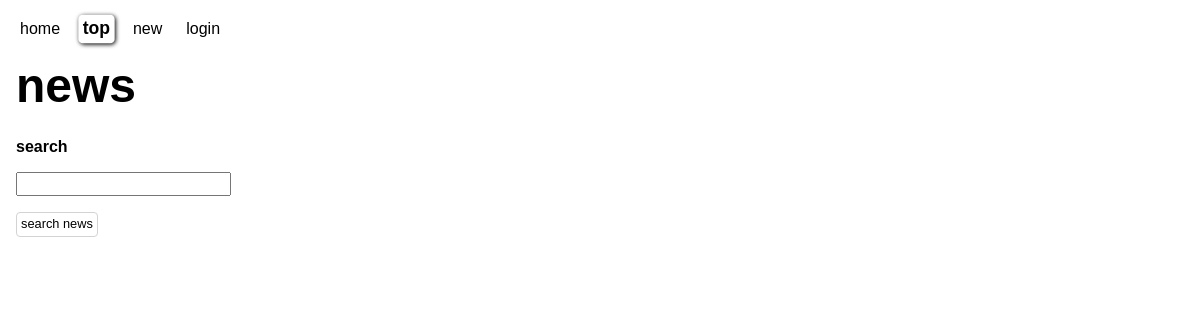
Page /index.php?order_by=top on the earlier database version.
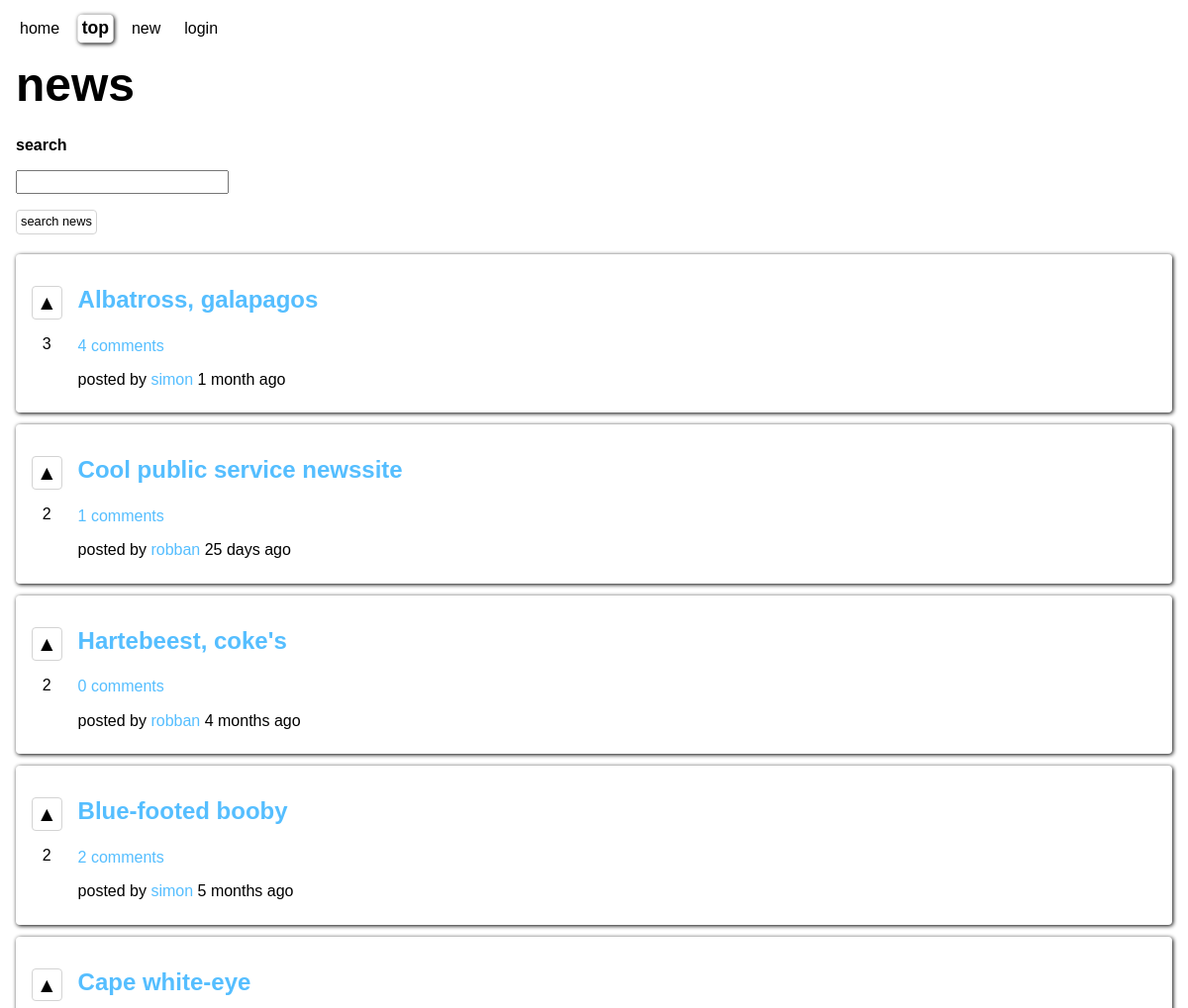
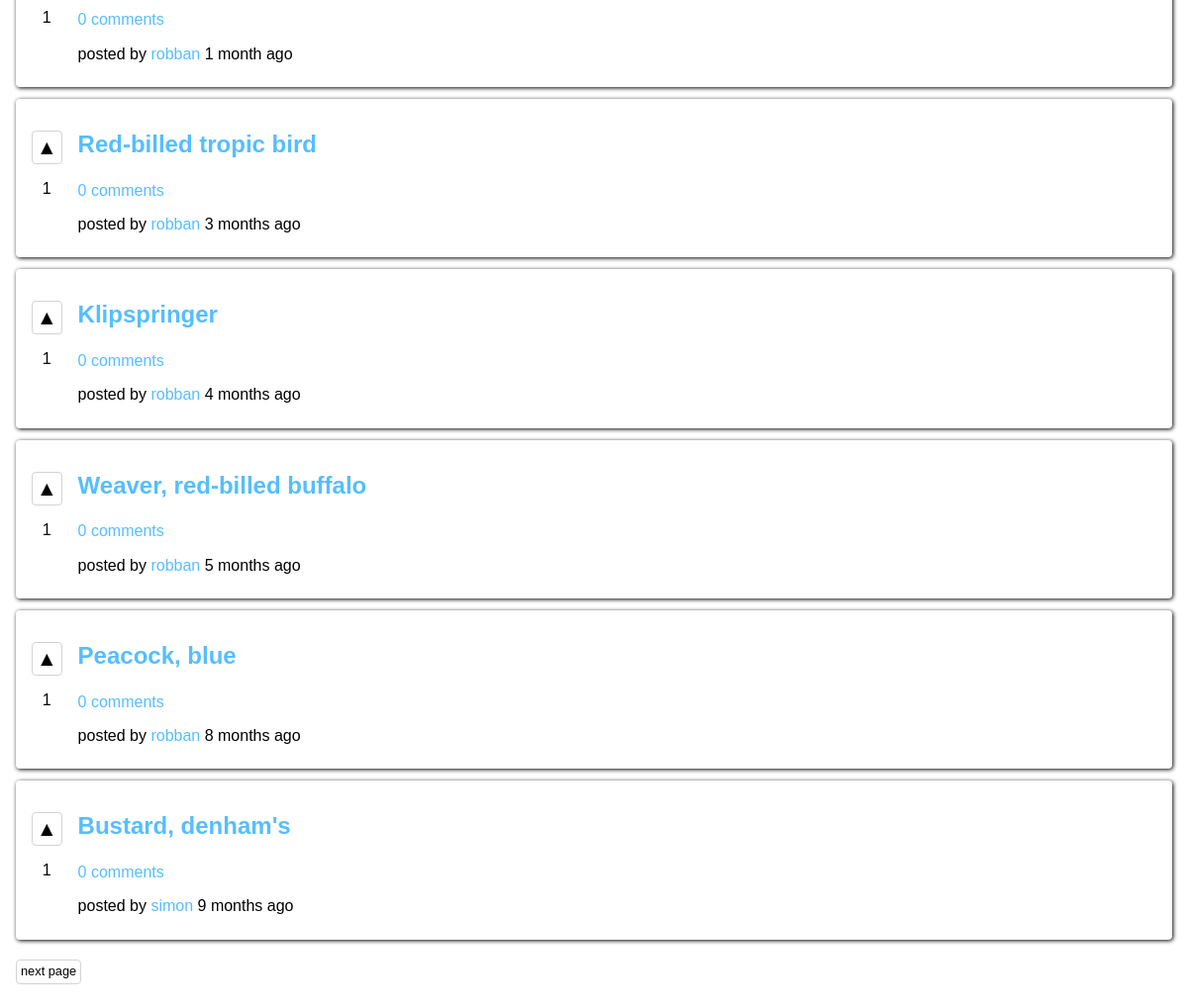
Same page on the later database version (2 pictures, top to bottom).
### tables this page shows
CREATE TABLE posts (
	id INTEGER NOT NULL PRIMARY KEY AUTOINCREMENT UNIQUE,
	user_id INTEGER NOT NULL,
	title VARCHAR NOT NULL,
	description VARCHAR NOT NULL,
	url VARCHAR NOT NULL,
	creation_time DATETIME NOT NULL
);

CREATE TABLE users (
	id INTEGER NOT NULL PRIMARY KEY AUTOINCREMENT UNIQUE,
	user_name VARCHAR NOT NULL UNIQUE,
	email VARCHAR NOT NULL UNIQUE,
	password VARCHAR NOT NULL,
	bio VARCHAR,
	image_url VARCHAR
);

### app/functions.php (called while the page is built, shortened)
<?php
function userLoggedIn(): bool
{
    return false;
}
function getAge(string $birth): string
{
    $today = new DateTime();
    $birth = new DateTime($birth);
    $interval = $today->diff($birth);
    if ($interval->m === 1) {
        return $interval->m . " month ago";
    } else if ($interval->m > 0) {
        return $interval->m . " months ago";
    }
    if ($interval->m === 0 && $interval->days === 1) {
        return $interval->days . " day ago";
    } elseif ($interval->m === 0 && $interval->days > 0) {
        return $interval->days . " days ago";
    }
    return "today";
}
function fetchPoster(int $id, PDO $db): ?string
{
    $stmnt = $db->prepare("SELECT user_name FROM users WHERE id = :id;");
    $stmnt->bindParam(":id", $id, PDO::PARAM_INT);
    $stmnt->execute();
    $result = $stmnt->fetch(PDO::FETCH_ASSOC);
    return $result['user_name'];
}
function fetchPosts(int $page, PDO $db, bool $orderByUpvotes = false): array
{
    $offset = 0;
    $sql = "";
    $numberOfPosts = fetchTotalNumberOfPosts($db);
    for ($i = 0; $i < $page; $i++) {
        $offset += 10;
        if ($offset >= $numberOfPosts) {
            $offset = $numberOfPosts - 10;
        }
    }
    if ($orderByUpvotes) {
        $sql = "SELECT
        p.*,
        COALESCE(v.upvote_count, 0) AS upvotes,
        COALESCE(c.comment_count, 0) AS comments
        FROM posts p
        LEFT OUTER JOIN (
            SELECT post_id, COUNT(post_id) AS upvote_count
            FROM upvotes
            GROUP BY post_id
        ) v
        ON p.id = v.post_id
        LEFT OUTER JOIN (
            SELECT post_id, COUNT(post_id) AS comment_count
            FROM COMMENTS
            GROUP BY post_id
        ) c
        ON p.id = c.post_id
        ORDER BY upvotes DESC, p.creation_time DESC
        LIMIT 10 OFFSET :offset;";
    }
    $stmnt = $db->prepare($sql);
    $stmnt->bindParam(":offset", $offset, PDO::PARAM_INT);
    $stmnt->execute();
    $result = $stmnt->fetchAll(PDO::FETCH_ASSOC);
    return $result;
}
function fetchTotalNumberOfPosts(PDO $db): int
{
    $stmnt = $db->query("SELECT COUNT(id) as 'number-of-posts' FROM posts");
    $stmnt->execute();
    $result = $stmnt->fetch(PDO::FETCH_ASSOC);
    return (int)$result['number-of-posts'];
}

### index.php (the view, shortened to what this page needs)
<?php
require __DIR__ . '/app/autoload.php';
require __DIR__ . '/views/header.php';
if (isset($_GET['page'])) {
    $page = (int)filter_var($_GET['page'], FILTER_SANITIZE_NUMBER_INT);
} else {
    $page = 0;
}
if (isset($_GET['order_by'])) {
    $order = filter_var($_GET['order_by'], FILTER_SANITIZE_STRING);
    if ($order === 'new') {
        $posts = fetchPosts($page, $db);
    } elseif ($order === 'top') {
        $posts = fetchPosts($page, $db, true);
    } else {
        header('location: /');
        exit;
    }
}
?>
<header>
    <h1>news</h1>
</header>
<main>
    <section class="search-field">
        <form action="/view.php" method="get">
            <label for="query">search</label>
            <input type="search" name="query" id="query" required>
            <button type="submit">search news</button>
        </form>
    </section>
    <section class="posts">
        <?php foreach ($posts as $post) : ?>
            <article class="post">
                <div class="votes">
                    <?php if (userLoggedIn() && userUpvote($_SESSION['user']['id'], $post['id'], $db)) : ?>
                        <button class="vote active" data-post="<?= $post['id'] ?>">▲</button>
                    <?php elseif (userLoggedIn() && !userUpvote($_SESSION['user']['id'], $post['id'], $db)) : ?>
                        <button class="vote" data-post="<?= $post['id'] ?>">▲</button>
                    <?php else : ?>
                        <button class="vote">▲</button>
                    <?php endif; ?>
                    <p class="upvotes"><?= $post['upvotes'] ?></p>
                </div>
                <div class="content">
                    <a href="<?= $post['url'] ?>">
                        <h2><?= $post['title'] ?></h2>
                    </a>
                    <a class="view" href="/view.php?view=post&post_id=<?= $post['id'] ?>">
                        <?= $post['comments'] ?> comments
                    </a>
                    <p> posted by
                        <a href="/view.php?view=profile&user_id=<?= $post['user_id'] ?>">
                            <?= fetchPoster($post['user_id'], $db) ?>
                        </a>
                        <?= getAge($post['creation_time']) ?>
                    </p>
                </div>
            </article>
        <?php endforeach; ?>
    </section>
    <?php if (sizeof($posts) === 10) : ?>
        <a class="button" href="index.php?page=<?= $page + 1 ?>&order_by=<?= $order ?>">next page</a>
    <?php endif; ?>
</main>
<?php
require __DIR__ . '/views/footer.php';
?>

Differences in the rows shown:
added posts: upvotes "3", title "Albatross, galapagos", comments "4", user.user_name "simon", creation_time "1 month ago"
added posts: upvotes "2", title "Cool public service newssite", comments "1", user.user_name "robban", creation_time "25 days ago"
added posts: upvotes "2", title "Hartebeest, coke's", comments "0", user.user_name "robban", creation_time "4 months ago"
added posts: upvotes "2", title "Blue-footed booby", comments "2", user.user_name "simon", creation_time "5 months ago"
added posts: upvotes "1", title "Cape white-eye", comments "0", user.user_name "robban", creation_time "1 month ago"
added posts: upvotes "1", title "Red-billed tropic bird", comments "0", user.user_name "robban", creation_time "3 months ago"
added posts: upvotes "1", title "Klipspringer", comments "0", user.user_name "robban", creation_time "4 months ago"
added posts: upvotes "1", title "Weaver, red-billed buffalo", comments "0", user.user_name "robban", creation_time "5 months ago"
added posts: upvotes "1", title "Peacock, blue", comments "0", user.user_name "robban", creation_time "8 months ago"
added posts: upvotes "1", title "Bustard, denham's", comments "0", user.user_name "simon", creation_time "9 months ago"
Other differences:
text now shown: "next page"
